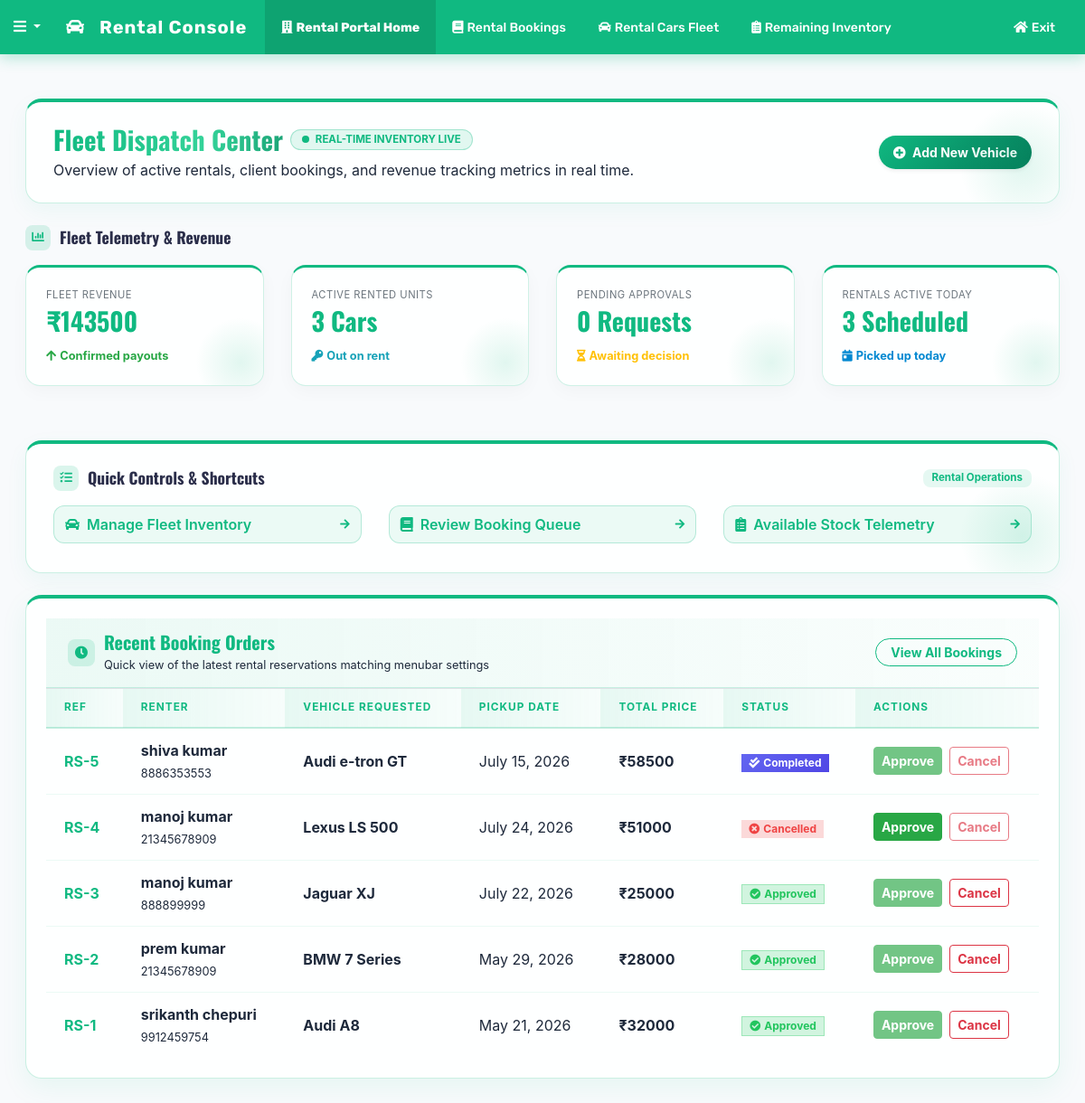
/portal/rental/ (signed in), run on an earlier commit of the app's database.
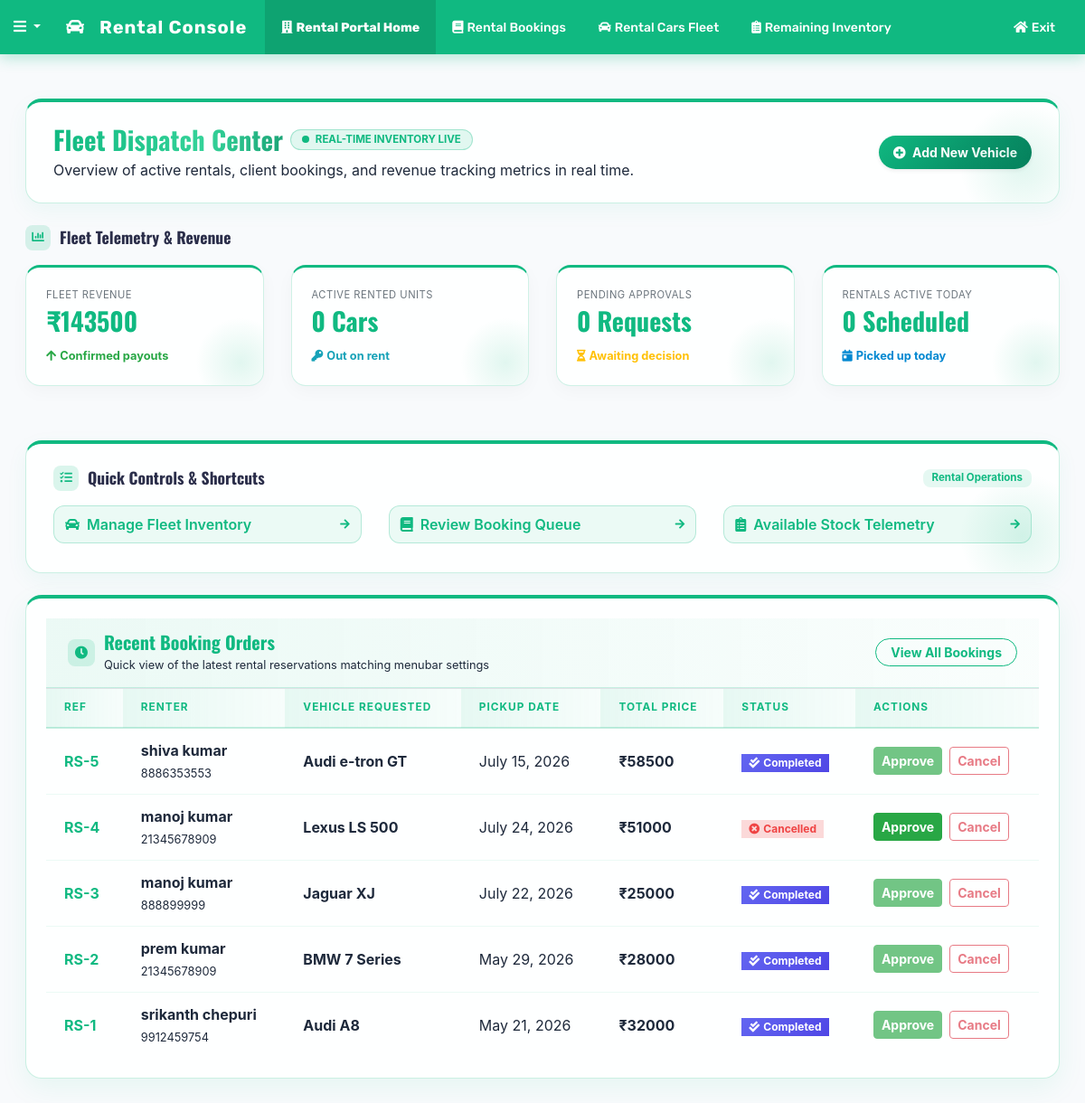
And on a later commit of the database.
### myapp/models.py (models this page shows, shortened)
class CarBooking(models.Model):
    first_name = models.CharField(max_length=100)
    last_name = models.CharField(max_length=100)
    email = models.EmailField()
    mobile_number = models.CharField(max_length=20)
    pickup_location = models.CharField(max_length=255)
    drop_location = models.CharField(max_length=255)
    pickup_date = models.DateField()
    pickup_time = models.TimeField()
    drop_date = models.DateField(null=True, blank=True)
    drop_time = models.TimeField(null=True, blank=True)
    adults = models.IntegerField(default=1)
    children = models.IntegerField(default=0)
    special_request = models.TextField(blank=True, null=True)
    car_name = models.CharField(max_length=150)
    car_price = models.FloatField()
    car_image = models.CharField(max_length=255)
    addon_child_seat = models.BooleanField(default=False)
    addon_additional_driver = models.BooleanField(default=False)
    addon_premium_insurance = models.BooleanField(default=False)
    payment_method = models.CharField(max_length=50)
    card_number = models.CharField(max_length=20, blank=True, null=True)
    card_expiry = models.CharField(max_length=10, blank=True, null=True)
    card_cvv = models.CharField(max_length=4, blank=True, null=True)
    total_price = models.FloatField(default=0.0)
    status = models.CharField(max_length=20, default='Pending')
    created_at = models.DateTimeField(auto_now_add=True)

### myapp/views.py (the view, shortened to what this page needs)
# urls.py: path('portal/rental/', portal_rental_view, name='portal_rental'),
@login_required
def portal_rental_view(request):
    if request.session.get('portal_role') != 'rental':
        request.session['portal_role'] = 'rental'
    import datetime
    today = datetime.date.today()
    CarBooking.objects.filter(status='Approved', drop_date__lt=today).update(status='Completed')
    bookings = CarBooking.objects.all().order_by('-created_at')
    total_earnings = sum(b.total_price for b in bookings if b.status == 'Approved' or b.status == 'Completed')
    total_rented = bookings.filter(status='Approved').count()
    pending_approvals = bookings.filter(status='Pending').count()
    active_rentals = bookings.filter(status='Approved', pickup_date__lte=today).count()
    context = {
        'bookings': bookings[:5],  # Display latest 5 on overview dashboard
        'total_earnings': total_earnings,
        'total_rented': total_rented,
        'pending_approvals': pending_approvals,
        'active_rentals': active_rentals,
    }
    return render(request, 'portal_rental.html', context)

### templates/portal_rental.html (shortened to what the changed rows need)
{% load static %}
<!DOCTYPE html>
<html lang="en">
<head>
    <link href="https://cdnjs.cloudflare.com/ajax/libs/font-awesome/5.15.0/css/all.min.css" rel="stylesheet">
    <link rel="stylesheet" href="{% static 'css/bootstrap.min-1.css'%}">
    <link rel="stylesheet" href="{% static 'css/premium_home.css' %}">
</head>
<body>
    <div class="container-fluid px-5 py-4">
        <div class="portal-section-container p-4 mb-4">
            <div class="d-flex justify-content-between align-items-center flex-wrap gap-2 text-left">
                <div>
                    <div class="d-flex align-items-center gap-2 mb-1">
                        <h1 class="font-weight-bold outfit-font mb-0 text-title shimmer-text-green" style="font-size: 1.8rem;">Fleet Dispatch Center</h1>
                    </div>
                </div>
            </div>
        </div>
        <div class="mb-4">
            <div class="row">
                <div class="col-md-3 col-sm-6 mb-3">
                    <div class="admin-card text-left">
                        <span class="text-muted text-uppercase d-block mb-1" style="font-size: 0.7rem; letter-spacing: 0.5px;">Active Rented Units</span>
                        <h3 class="font-weight-bold text-title mb-0" style="color: #10b981;">{{ total_rented }} Cars</h3>
                        <div class="mt-2"><small class="text-info font-weight-bold"><i class="fas fa-key mr-1"></i>Out on rent</small></div>
                    </div>
                </div>
                <div class="col-md-3 col-sm-6 mb-3">
                    <div class="admin-card text-left">
                        <span class="text-muted text-uppercase d-block mb-1" style="font-size: 0.7rem; letter-spacing: 0.5px;">Rentals Active Today</span>
                        <h3 class="font-weight-bold text-title mb-0" style="color: #10b981;">{{ active_rentals }} Scheduled</h3>
                        <div class="mt-2"><small class="text-primary font-weight-bold"><i class="fas fa-calendar-day mr-1"></i>Picked up today</small></div>
                    </div>
                </div>
            </div>
        </div>
        <div class="table-container p-0">
            <div class="table-responsive">
                <table class="table admin-table text-left mb-0">
                    <thead>
                        <tr>
                            <th>Ref</th>
                            <th>Renter</th>
                            <th>Vehicle Requested</th>
                            <th>Pickup Date</th>
                            <th>Total Price</th>
                            <th>Status</th>
                            <th>Actions</th>
                        </tr>
                    </thead>
                    <tbody>
                        {% for b in bookings %}
                        <tr>
                            <td class="font-weight-bold" style="color: #10b981;">RS-{{ b.id }}</td>
                            <td>
                                <div class="font-weight-bold text-title">{{ b.first_name }} {{ b.last_name }}</div>
                                <small class="text-subtitle">{{ b.mobile_number }}</small>
                            </td>
                            <td class="font-weight-bold text-title">{{ b.car_name }}</td>
                            <td>{{ b.pickup_date }}</td>
                            <td class="font-weight-bold text-title">₹{{ b.total_price|floatformat:0 }}</td>
                            <td>
                                {% if b.status == 'Approved' %}
                                <span class="badge badge-success px-2 py-1"><i class="fas fa-check-circle mr-1"></i>Approved</span>
                                {% elif b.status == 'Completed' %}
                                <span class="badge px-2 py-1 text-white" style="background: linear-gradient(135deg, #6366f1, #4f46e5);"><i class="fas fa-check-double mr-1"></i>Completed</span>
                                {% elif b.status == 'Cancelled' %}
                                <span class="badge badge-danger px-2 py-1"><i class="fas fa-times-circle mr-1"></i>Cancelled</span>
                                {% else %}
                                <span class="badge badge-warning text-dark px-2 py-1"><i class="fas fa-spinner fa-spin mr-1"></i>Pending</span>
                                {% endif %}
                            </td>
                            <td style="white-space: nowrap;">
                                <form method="POST" style="display: flex !important; flex-direction: row; gap: 8px; margin: 0;">
                                    <button type="submit" name="action" value="approve" class="btn btn-sm btn-success px-2 py-1 font-weight-bold rounded" {% if b.status == 'Approved' or b.status == 'Completed' %}disabled{% endif %}>
                                        Approve
                                    </button>
                                    <button type="submit" name="action" value="cancel" class="btn btn-sm btn-outline-danger px-2 py-1 font-weight-bold rounded" {% if b.status == 'Cancelled' or b.status == 'Completed' %}disabled{% endif %}>
                                        Cancel
                                    </button>
                                </form>
                            </td>
                        </tr>
                        {% endfor %}
                    </tbody>
                </table>
            </div>
        </div>
    </div>
</body>
</html>

What changed in the data, as far as the page shows it:
changed CarBooking "Jaguar XJ": status "Approved" → "Completed"
changed CarBooking "prem": status "Approved" → "Completed"
changed CarBooking "srikanth": status "Approved" → "Completed"
Also different on the page:
{{ total_rented }}: "3" → "0"
{{ active_rentals }}: "3" → "0"
